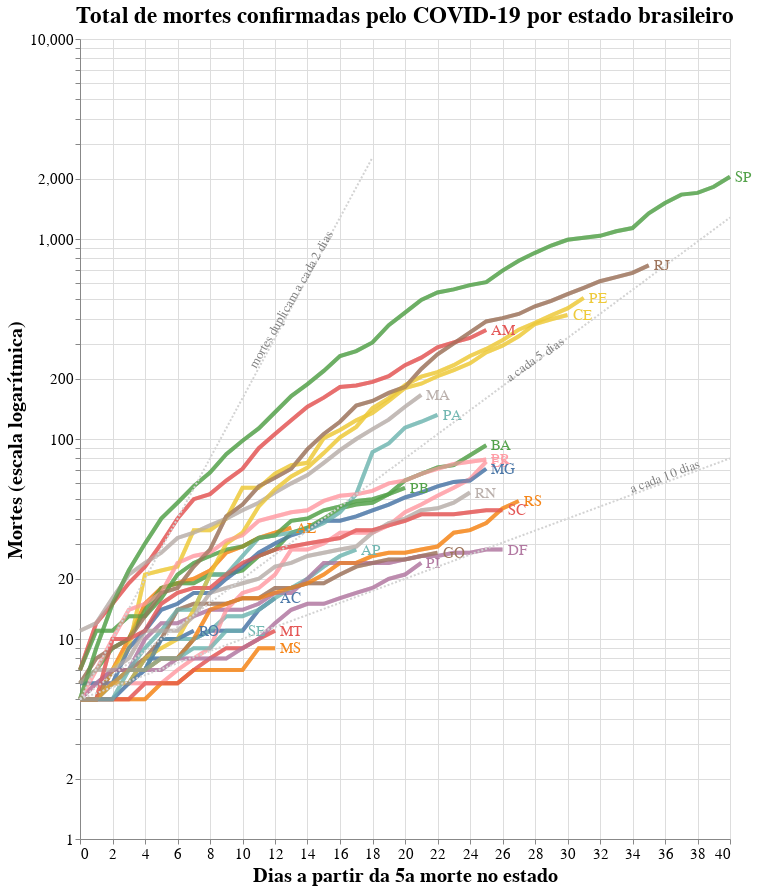

Notebook source saved alongside this figure:
### Code cell
import altair as alt

# Selection tool
selection = alt.selection_single(fields=['state'])
# Color change when clicked
color = alt.condition(selection,
                    alt.Color('state:N'),
                    alt.value('lightgray'))


# Base altair plot 
base = alt.Chart(deaths_long, title="Total de mortes confirmadas pelo COVID-19 por estado brasileiro").mark_line(strokeWidth=4, opacity=0.7).encode(
    x=alt.X('Day'),
    y=alt.Y('Deaths', scale=alt.Scale(type='log')),
    color=alt.Color('state', legend=None),
)

# Chart
chart = base.encode(
  color=alt.condition(selection, 'state:N', alt.value('lightgray')),
  tooltip=['state:N', 'yearmonthdate(Date):N', 'Deaths:N']
).add_selection(
  selection
)

# Overlay
overlay = base.encode(
  color='state',
  opacity=alt.value(0.5),
).transform_filter(
  selection
)

# Text labels
text = base.mark_text(
    align='left',
    dx=5,
    size=15
).encode(
    x=alt.X('Day', aggregate='max',  axis=alt.Axis(title='Dias a partir da 5a morte no estado')),
    y=alt.Y('Deaths', aggregate={'argmax': 'Day'}, axis=alt.Axis(title='Mortes (escala logarítmica)')),
    text='state'
).transform_filter(
    selection
)

# Add doubling line

## Death doubles every 2 days
j = 0
for i in range(0,deaths_long.Day.max()):
    if 5*pow(2,(i/2)) < deaths_long.Deaths.max():
      j = i+2

source2 = alt.sequence(start=0, stop=j, step=1, as_='x')

double2 = alt.Chart(source2).mark_line(strokeDash=[2,2]).transform_calculate(
    double2='5*pow(2,(datum.x/2))'
).transform_fold(
    ['double2']
).encode(
    x='x:Q',
    y='value:Q',
    color=alt.value('lightgray')
)

text2 = alt.Chart({'values':[{'x': 13, 'y': 500}]}).mark_text(
    text='mortes duplicam a cada 2 dias', angle=300,
    size=13,
    color = 'gray'
).encode(
    x='x:Q', y='y:Q'
)

## Death doubles every 5 days
j = 0
for i in range(0,deaths_long.Day.max()):
    if 5*pow(2,(i/5)) < deaths_long.Deaths.max():
      j = i+2

source5 = alt.sequence(start=0, stop=j, step=1, as_='x')

double5 = alt.Chart(source5).mark_line(strokeDash=[2,2]).transform_calculate(
    double5='5*pow(2,(datum.x/5))'
).transform_fold(
    ['double5']
).encode(
    x='x:Q',
    y='value:Q',
    color=alt.value('lightgray')
)

text5 = alt.Chart({'values':[{'x': 28, 'y': 250}]}).mark_text(
    text='a cada 5 dias', angle=325,
    size=13,
    color = 'gray'
).encode(
    x='x:Q', y='y:Q'
)

## Death doubles every 10 days
j = 0
for i in range(0,deaths_long.Day.max()):
    if 5*pow(2,(i/10)) < deaths_long.Deaths.max():
      j = i+2

source10 = alt.sequence(start=0, stop=j, step=1, as_='x')

double10 = alt.Chart(source10).mark_line(strokeDash=[2,2]).transform_calculate(
    double10='5*pow(2,(datum.x/10))'
).transform_fold(
    ['double10']
).encode(
    x='x:Q',
    y='value:Q',
    color=alt.value('lightgray')
)

text10 = alt.Chart({'values':[{'x': 36, 'y': 65}]}).mark_text(
    text='a cada 10 dias', angle=339,
    size=13,
    color = 'gray'
).encode(
    x='x:Q', y='y:Q'
)

# Sum it all up
alt.layer(chart, overlay, text, double2, double5, double10, text2, text5, text10).configure_axis(
    labelFontSize=15,
    titleFontSize=20
).configure_title(
    fontSize=23
).properties(
    width=650,
    height=800
)


# Sum em up!
#chart + overlay + text

### Figure 1 — Vega-Lite specification as saved in the notebook (floating-point values rounded to 4 significant figures; data arrays with more than 128 entries replaced by an {"elided": "..."} marker saying what was removed)
{"config": {"view": {"continuousWidth": 400, "continuousHeight": 300}, "axis": {"labelFontSize": 15, "titleFontSize": 20}, "title": {"fontSize": 23}}, "layer": [{"data": {"name": "data-ec0d3bc73906ead16c657b457e25fc30"}, "mark": {"type": "line", "opacity": 0.7, "strokeWidth": 4}, "encoding": {"color": {"condition": {"type": "nominal", "field": "state", "selection": "selector004"}, "value": "lightgray"}, "tooltip": [{"type": "nominal", "field": "state"}, {"type": "nominal", "field": "Date", "timeUnit": "yearmonthdate"}, {"type": "nominal", "field": "Deaths"}], "x": {"type": "quantitative", "field": "Day"}, "y": {"type": "quantitative", "field": "Deaths", "scale": {"type": "log"}}}, "selection": {"selector004": {"type": "single", "fields": ["state"]}}, "title": "Total de mortes confirmadas pelo COVID-19 por estado brasileiro"}, {"data": {"name": "data-ec0d3bc73906ead16c657b457e25fc30"}, "mark": {"type": "line", "opacity": 0.7, "strokeWidth": 4}, "encoding": {"color": {"type": "nominal", "field": "state"}, "opacity": {"value": 0.5}, "x": {"type": "quantitative", "field": "Day"}, "y": {"type": "quantitative", "field": "Deaths", "scale": {"type": "log"}}}, "title": "Total de mortes confirmadas pelo COVID-19 por estado brasileiro", "transform": [{"filter": {"selection": "selector004"}}]}, {"data": {"name": "data-ec0d3bc73906ead16c657b457e25fc30"}, "mark": {"type": "text", "align": "left", "dx": 5, "size": 15}, "encoding": {"color": {"type": "nominal", "field": "state", "legend": null}, "text": {"type": "nominal", "field": "state"}, "x": {"type": "quantitative", "aggregate": "max", "axis": {"title": "Dias a partir da 5a morte no estado"}, "field": "Day"}, "y": {"type": "quantitative", "aggregate": {"argmax": "Day"}, "axis": {"title": "Mortes (escala logarítmica)"}, "field": "Deaths"}}, "title": "Total de mortes confirmadas pelo COVID-19 por estado brasileiro", "transform": [{"filter": {"selection": "selector004"}}]}, {"data": {"sequence": {"start": 0, "stop": 19, "step": 1, "as": "x"}}, "mark": {"type": "line", "strokeDash": [2, 2]}, "encoding": {"color": {"value": "lightgray"}, "x": {"type": "quantitative", "field": "x"}, "y": {"type": "quantitative", "field": "value"}}, "transform": [{"calculate": "5*pow(2,(datum.x/2))", "as": "double2"}, {"fold": ["double2"]}]}, {"data": {"sequence": {"start": 0, "stop": 41, "step": 1, "as": "x"}}, "mark": {"type": "line", "strokeDash": [2, 2]}, "encoding": {"color": {"value": "lightgray"}, "x": {"type": "quantitative", "field": "x"}, "y": {"type": "quantitative", "field": "value"}}, "transform": [{"calculate": "5*pow(2,(datum.x/5))", "as": "double5"}, {"fold": ["double5"]}]}, {"data": {"sequence": {"start": 0, "stop": 41, "step": 1, "as": "x"}}, "mark": {"type": "line", "strokeDash": [2, 2]}, "encoding": {"color": {"value": "lightgray"}, "x": {"type": "quantitative", "field": "x"}, "y": {"type": "quantitative", "field": "value"}}, "transform": [{"calculate": "5*pow(2,(datum.x/10))", "as": "double10"}, {"fold": ["double10"]}]}, {"data": {"name": "data-bf3a284e2fbb064d7dde36f27f5d5a49"}, "mark": {"type": "text", "angle": 300, "color": "gray", "size": 13, "text": "mortes duplicam a cada 2 dias"}, "encoding": {"x": {"type": "quantitative", "field": "x"}, "y": {"type": "quantitative", "field": "y"}}}, {"data": {"name": "data-91a6abd35c00440d3f0d2923267a6aad"}, "mark": {"type": "text", "angle": 325, "color": "gray", "size": 13, "text": "a cada 5 dias"}, "encoding": {"x": {"type": "quantitative", "field": "x"}, "y": {"type": "quantitative", "field": "y"}}}, {"data": {"name": "data-05f954e2ff594c6e76a66044f332be7c"}, "mark": {"type": "text", "angle": 339, "color": "gray", "size": 13, "text": "a cada 10 dias"}, "encoding": {"x": {"type": "quantitative", "field": "x"}, "y": {"type": "quantitative", "field": "y"}}}], "height": 800, "width": 650, "$schema": "https://vega.github.io/schema/vega-lite/v4.8.1.json", "datasets": {"data-ec0d3bc73906ead16c657b457e25fc30": {"elided": "578 records"}, "data-bf3a284e2fbb064d7dde36f27f5d5a49": [{"x": 13, "y": 500}], "data-91a6abd35c00440d3f0d2923267a6aad": [{"x": 28, "y": 250}], "data-05f954e2ff594c6e76a66044f332be7c": [{"x": 36, "y": 65}]}}
